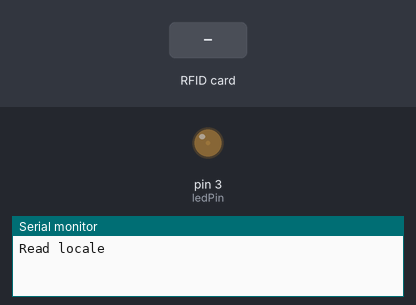
A sketch run on a simulated Arduino Uno, built with avr-gcc and run on an emulated ATmega328P. Parts: output pins drawn as LEDs (lit = HIGH), the last lines printed to the serial monitor. The test bench sets the inputs (shaded band). Pins used as bus, display or sensor lines are not drawn.

Above: at 1.2 s.
1.3 s: RFID card 5E 7A 19 C4 held to the reader
At 1.57 s:
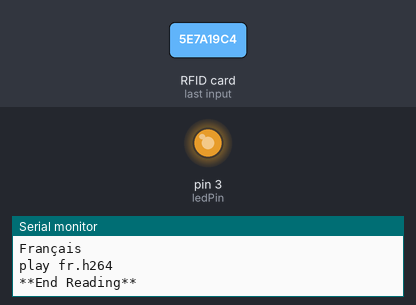
Timing chart, 0 to 4.3 s (numbered marks = the images above; inputs shaded):
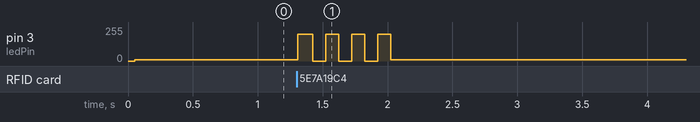

The sketch:

read_locale.ino
```cpp
/*

   Affiche en liaison série la locale encodée sur la carte mifare

   Sector >  Block >  Bytes
   16 secteurs de 4 blocs chacun (secteurs 0..15) > contenant 16 octets
   Nous allons utiliser le secteur 1 bloc 4 5 6
   et si nécessaire secteur 2 block 8 9 10

   N'utiliser que ceux qui n'ont rien ci-dessus (ceux où tout est à 0)

   block 4 = locale
   Valeurs :
   0 = fr
   1 = nl
   2 = en
   3 = de

*/

#include <SPI.h>
#include <MFRC522.h>

#define RST_PIN         9           // Configurable, see typical pin layout above
#define SS_PIN          10          // Configurable, see typical pin layout above

MFRC522 mfrc522(SS_PIN, RST_PIN);   // Create MFRC522 instance
int ledPin = 3;

int ledLow = 10; // led semi allumée
int ledHigh= 200; // led full power (255 = réel maximum)

void setup() {
  Serial.begin(9600);                                           // Initialize serial communications with the PC
  SPI.begin();                                                  // Init SPI bus
  mfrc522.PCD_Init();                                              // Init MFRC522 card
  Serial.println(F("Read locale"));    //shows in serial that it is ready to read
  pinMode(ledPin, OUTPUT);   // sets the pin as output

}


//*****************************************************************************************//
void loop() {


  analogWrite(ledPin, ledLow);


  // Prepare key - all keys are set to FFFFFFFFFFFFh at chip delivery from the factory.
  // Cette clé est utilisée pour s'authentifier avec la carte mifare. Mais nos n'allons pas utiliser cette fonctionalité (ou plutôt : nous allons garder la clé d'origine pour ne pas compliqer)
  MFRC522::MIFARE_Key key;
  for (byte i = 0; i < 6; i++) key.keyByte[i] = 0xFF;


  //some variables we need
  byte block;
  byte len;
  MFRC522::StatusCode status;

  //-------------------------------------------

  // Look for new cards
  if ( mfrc522.PICC_IsNewCardPresent()) {

    // Select one of the cards
    if ( mfrc522.PICC_ReadCardSerial()) {

      analogWrite(ledPin, ledHigh);

      Serial.println(F("**Card Detected:**"));

      //-------------------------------------------
      mfrc522.PICC_DumpDetailsToSerial(&(mfrc522.uid)); //dump some details about the card
      //mfrc522.PICC_DumpToSerial(&(mfrc522.uid));      //uncomment this to see all blocks in hex


      // on prépare des variables qui vont recevoir toutes les infos, dont un tableau, buffer, qui recevra les données du block sélectionné
      byte buffer1[18];

      block = 4; // numéro du block, le prénom est stocké dans le 4, le nom dans le 1
      len = 18; // on s'en fou (je crois), on peut toujours laisser 18


      // on s'authentifie avec l'uid de la carte trouvé ci-dessus ainsi qu'avec la clé initialisée ci-dessus aussi
      status = mfrc522.PCD_Authenticate(MFRC522::PICC_CMD_MF_AUTH_KEY_A, block, &key, &(mfrc522.uid)); //line 834 of MFRC522.cpp file
      if (status != MFRC522::STATUS_OK) {
        Serial.print(F("#Authentication failed: "));
        Serial.println(mfrc522.GetStatusCodeName(status));
        return;
      }


      // là on lit les données
      status = mfrc522.MIFARE_Read(block, buffer1, &len);
      if (status != MFRC522::STATUS_OK) {
        Serial.print(F("Reading failed: "));
        Serial.println(mfrc522.GetStatusCodeName(status));
        return;
      }

      Serial.print(F("Locale code is "));
      Serial.println(buffer1[0]);

      if (buffer1[0] == 0)
      {
        Serial.println(F("Français"));
        Serial.println(F("play fr.h264"));
      }

      if (buffer1[0] == 1)
      {
        Serial.println(F("Nederlands"));
        Serial.println(F("play nl.h264"));
        /*
        analogWrite(ledPin, ledHigh);
        delay(5000);
        */
      }

      if (buffer1[0] == 2)
      {
        Serial.println(F("English"));
        Serial.println(F("play en.h264"));
        /*

        analogWrite(ledPin, ledHigh);
        delay(5000);
        */
      }

      if (buffer1[0] == 3)
      {
        Serial.println(F("Deutsh"));
        Serial.println(F("play de.h264"));
      }


      //----------------------------------------

      Serial.println(F("\n**End Reading**\n"));


      // ne pas oublier ceci quand tout est fini :
      mfrc522.PICC_HaltA();
      mfrc522.PCD_StopCrypto1();

      delay(100);
      analogWrite(ledPin, 0);
      delay(100);
      analogWrite(ledPin, ledHigh);
      delay(100);
      analogWrite(ledPin, 0);
      delay(100);
      analogWrite(ledPin, ledHigh);
      delay(100);
      analogWrite(ledPin, 0);
      delay(100);
      analogWrite(ledPin, ledHigh);
      delay(100);


      //delay(1000); //change value if you want to read cards faster


    }

  }


}
```

Measured:
- after the input at 1.3 s, pin 3 (ledPin): 10/255 → 200/255 at once, then repeats every 0.20 s: 0/255 0.10 s, 200/255 0.10 s, until it stays 10/255 from 2.0 s
